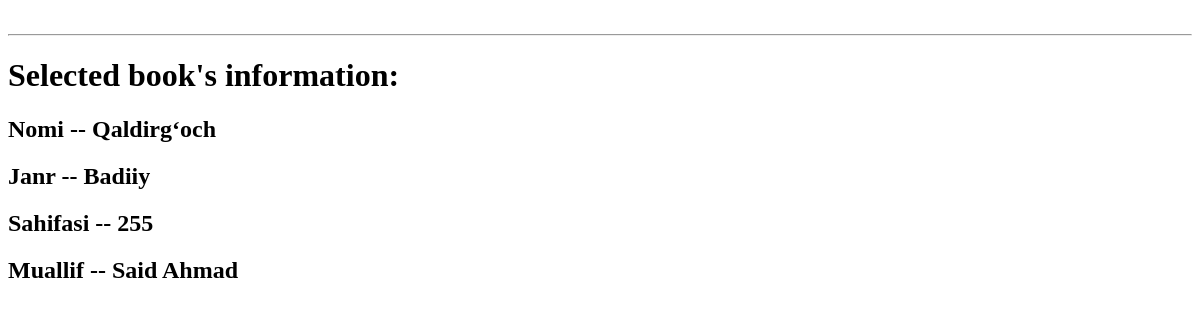
Before: /selected_book/13 with the older database file.
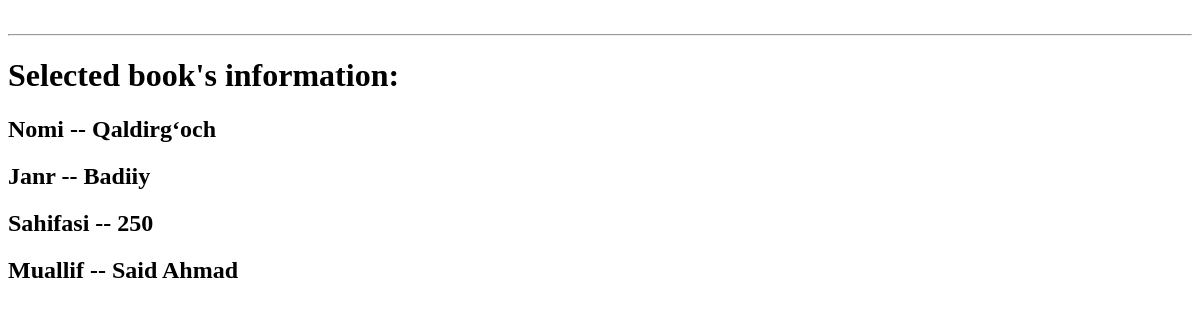
After: the same page with the newer database file.
### asosiy/models.py (models this page shows, shortened)
class Kitob(models.Model):
    nom = models.CharField(max_length=255)
    janr = models.CharField(max_length=255)
    sahifa = models.PositiveSmallIntegerField()
    muallif = models.ForeignKey(Muallif, on_delete=models.CASCADE, related_name='kitoblari')

class Muallif(models.Model):
    ism = models.CharField(max_length=255)
    jins = models.CharField(choices=JINS, max_length=6)
    tugilgan_sana = models.DateField(verbose_name="Tug'ilgan sana: ")
    kitoblar_soni = models.PositiveSmallIntegerField()
    tirik = models.BooleanField(default=False)

### asosiy/views.py (the view)
# urls.py: path('selected_book/<int:son>', selected_book),
def selected_book(request, son):
    content = {
        "selected_book": Kitob.objects.get(id=son)
    }
    return render(request, 'mashq_uchun/selected_book.html', content)

### Templates/mashq_uchun/selected_book.html (shortened to what this page needs)
<!DOCTYPE html>
<html lang="en">
<head>
</head>
<body>
<br>
<hr>
<h1>Selected book's information: </h1>
<h2>Nomi -- {{selected_book.nom}}</h2>
<h2>Janr -- {{selected_book.janr}}</h2>
<h2>Sahifasi -- {{selected_book.sahifa}}</h2>
<h2>Muallif -- {{selected_book.muallif.ism}}</h2>
</body>
</html>

Changed rows visible on the page:
changed Kitob "Qaldirgʻoch": sahifa "255" → "250"
